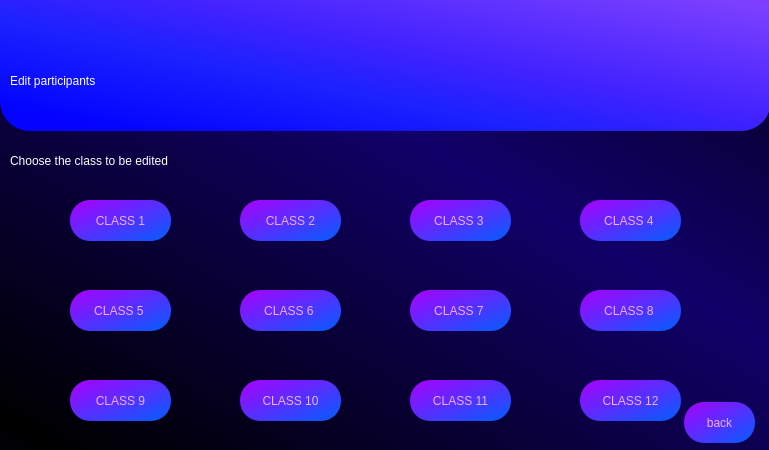
<?xml version="1.0" encoding="UTF-8"?>
<ui version="4.0">
 <class>Dialog</class>
 <widget class="QDialog" name="Dialog">
  <property name="geometry">
   <rect>
    <x>0</x>
    <y>0</y>
    <width>769</width>
    <height>450</height>
   </rect>
  </property>
  <property name="minimumSize">
   <size>
    <width>769</width>
    <height>450</height>
   </size>
  </property>
  <property name="maximumSize">
   <size>
    <width>769</width>
    <height>450</height>
   </size>
  </property>
  <property name="windowTitle">
   <string>Dialog</string>
  </property>
  <property name="styleSheet">
   <string notr="true">QDialog#Dialog{
background-color: qlineargradient(spread:reflect, x1:0.0454545, y1:0.966, x2:0.619, y2:0.386, stop:0 rgba(0, 0, 0, 255), stop:1 rgba(17, 0, 104, 255));
}</string>
  </property>
  <widget class="QLabel" name="label">
   <property name="geometry">
    <rect>
     <x>0</x>
     <y>-30</y>
     <width>771</width>
     <height>161</height>
    </rect>
   </property>
   <property name="styleSheet">
    <string notr="true">background-color: qlineargradient(spread:pad, x1:0.091, y1:0.931955, x2:1, y2:0, stop:0 rgba(3, 3, 255, 255), stop:0.289773 rgba(27, 33, 255, 255), stop:0.482955 rgba(65, 34, 255, 255), stop:0.869318 rgba(124, 64, 255, 255), stop:1 rgba(159, 25, 255, 255));
font: 240pt &quot;Terminal&quot;;
border-radius : 30px</string>
   </property>
   <property name="text">
    <string/>
   </property>
  </widget>
  <widget class="QLabel" name="label_2">
   <property name="geometry">
    <rect>
     <x>10</x>
     <y>40</y>
     <width>641</width>
     <height>81</height>
    </rect>
   </property>
   <property name="styleSheet">
    <string notr="true">font: 75 58pt &quot;Arial&quot;;
color: rgb(255, 255, 255);</string>
   </property>
   <property name="text">
    <string>Edit participants</string>
   </property>
  </widget>
  <widget class="QLabel" name="label_3">
   <property name="geometry">
    <rect>
     <x>10</x>
     <y>140</y>
     <width>601</width>
     <height>41</height>
    </rect>
   </property>
   <property name="styleSheet">
    <string notr="true">font: 75 20pt &quot;Arial&quot;;
color: rgb(255, 255, 255);</string>
   </property>
   <property name="text">
    <string>Choose the class to be edited </string>
   </property>
  </widget>
  <widget class="QPushButton" name="editpart_class_1">
   <property name="geometry">
    <rect>
     <x>70</x>
     <y>200</y>
     <width>101</width>
     <height>41</height>
    </rect>
   </property>
   <property name="styleSheet">
    <string notr="true"> QPushButton{


 color: rgb(246, 172, 255);
 font: 13pt &quot;Aria bold&quot;; 
 background-color: qlineargradient(spread:pad, x1:0.994, y1:1, x2:0, y2:0,     stop:0.0227273 rgba(5, 92, 255, 255), stop:1 rgba(170, 0, 255, 255));
 border-color: rgb(170, 0, 255);
 border-radius : 20px;



}

QPushButton:hover{
 background-color: rgb(170, 85, 255);


}</string>
   </property>
   <property name="text">
    <string>CLASS 1</string>
   </property>
  </widget>
  <widget class="QPushButton" name="editpart_class_6">
   <property name="geometry">
    <rect>
     <x>240</x>
     <y>290</y>
     <width>101</width>
     <height>41</height>
    </rect>
   </property>
   <property name="styleSheet">
    <string notr="true"> QPushButton{


 color: rgb(246, 172, 255);
 font: 13pt &quot;Aria bold&quot;; 
 background-color: qlineargradient(spread:pad, x1:0.994, y1:1, x2:0, y2:0,     stop:0.0227273 rgba(5, 92, 255, 255), stop:1 rgba(170, 0, 255, 255));
 border-color: rgb(170, 0, 255);
 border-radius : 20px;



}

QPushButton:hover{
 background-color: rgb(170, 85, 255);


}</string>
   </property>
   <property name="text">
    <string>CLASS 6 </string>
   </property>
  </widget>
  <widget class="QPushButton" name="editpart_class_4">
   <property name="geometry">
    <rect>
     <x>580</x>
     <y>200</y>
     <width>101</width>
     <height>41</height>
    </rect>
   </property>
   <property name="styleSheet">
    <string notr="true"> QPushButton{


 color: rgb(246, 172, 255);
 font: 13pt &quot;Aria bold&quot;; 
 background-color: qlineargradient(spread:pad, x1:0.994, y1:1, x2:0, y2:0,     stop:0.0227273 rgba(5, 92, 255, 255), stop:1 rgba(170, 0, 255, 255));
 border-color: rgb(170, 0, 255);
 border-radius : 20px;



}

QPushButton:hover{
 background-color: rgb(170, 85, 255);


}</string>
   </property>
   <property name="text">
    <string>CLASS 4 </string>
   </property>
  </widget>
  <widget class="QPushButton" name="editpart_class_3">
   <property name="geometry">
    <rect>
     <x>410</x>
     <y>200</y>
     <width>101</width>
     <height>41</height>
    </rect>
   </property>
   <property name="styleSheet">
    <string notr="true"> QPushButton{


 color: rgb(246, 172, 255);
 font: 13pt &quot;Aria bold&quot;; 
 background-color: qlineargradient(spread:pad, x1:0.994, y1:1, x2:0, y2:0,     stop:0.0227273 rgba(5, 92, 255, 255), stop:1 rgba(170, 0, 255, 255));
 border-color: rgb(170, 0, 255);
 border-radius : 20px;



}

QPushButton:hover{
 background-color: rgb(170, 85, 255);


}</string>
   </property>
   <property name="text">
    <string>CLASS 3 </string>
   </property>
  </widget>
  <widget class="QPushButton" name="editpart_class_2">
   <property name="geometry">
    <rect>
     <x>240</x>
     <y>200</y>
     <width>101</width>
     <height>41</height>
    </rect>
   </property>
   <property name="styleSheet">
    <string notr="true"> QPushButton{


 color: rgb(246, 172, 255);
 font: 13pt &quot;Aria bold&quot;; 
 background-color: qlineargradient(spread:pad, x1:0.994, y1:1, x2:0, y2:0,     stop:0.0227273 rgba(5, 92, 255, 255), stop:1 rgba(170, 0, 255, 255));
 border-color: rgb(170, 0, 255);
 border-radius : 20px;



}

QPushButton:hover{
 background-color: rgb(170, 85, 255);


}</string>
   </property>
   <property name="text">
    <string>CLASS 2</string>
   </property>
  </widget>
  <widget class="QPushButton" name="editpart_class_11">
   <property name="geometry">
    <rect>
     <x>410</x>
     <y>380</y>
     <width>101</width>
     <height>41</height>
    </rect>
   </property>
   <property name="styleSheet">
    <string notr="true"> QPushButton{


 color: rgb(246, 172, 255);
 font: 13pt &quot;Aria bold&quot;; 
 background-color: qlineargradient(spread:pad, x1:0.994, y1:1, x2:0, y2:0,     stop:0.0227273 rgba(5, 92, 255, 255), stop:1 rgba(170, 0, 255, 255));
 border-color: rgb(170, 0, 255);
 border-radius : 20px;



}

QPushButton:hover{
 background-color: rgb(170, 85, 255);


}</string>
   </property>
   <property name="text">
    <string>CLASS 11</string>
   </property>
  </widget>
  <widget class="QPushButton" name="editpart_class_7">
   <property name="geometry">
    <rect>
     <x>410</x>
     <y>290</y>
     <width>101</width>
     <height>41</height>
    </rect>
   </property>
   <property name="styleSheet">
    <string notr="true"> QPushButton{


 color: rgb(246, 172, 255);
 font: 13pt &quot;Aria bold&quot;; 
 background-color: qlineargradient(spread:pad, x1:0.994, y1:1, x2:0, y2:0,     stop:0.0227273 rgba(5, 92, 255, 255), stop:1 rgba(170, 0, 255, 255));
 border-color: rgb(170, 0, 255);
 border-radius : 20px;



}

QPushButton:hover{
 background-color: rgb(170, 85, 255);


}</string>
   </property>
   <property name="text">
    <string>CLASS 7 </string>
   </property>
  </widget>
  <widget class="QPushButton" name="editpart_class_9">
   <property name="geometry">
    <rect>
     <x>70</x>
     <y>380</y>
     <width>101</width>
     <height>41</height>
    </rect>
   </property>
   <property name="styleSheet">
    <string notr="true"> QPushButton{


 color: rgb(246, 172, 255);
 font: 13pt &quot;Aria bold&quot;; 
 background-color: qlineargradient(spread:pad, x1:0.994, y1:1, x2:0, y2:0,     stop:0.0227273 rgba(5, 92, 255, 255), stop:1 rgba(170, 0, 255, 255));
 border-color: rgb(170, 0, 255);
 border-radius : 20px;



}

QPushButton:hover{
 background-color: rgb(170, 85, 255);


}</string>
   </property>
   <property name="text">
    <string>CLASS 9</string>
   </property>
  </widget>
  <widget class="QPushButton" name="editpart_class_8">
   <property name="geometry">
    <rect>
     <x>580</x>
     <y>290</y>
     <width>101</width>
     <height>41</height>
    </rect>
   </property>
   <property name="styleSheet">
    <string notr="true"> QPushButton{


 color: rgb(246, 172, 255);
 font: 13pt &quot;Aria bold&quot;; 
 background-color: qlineargradient(spread:pad, x1:0.994, y1:1, x2:0, y2:0,     stop:0.0227273 rgba(5, 92, 255, 255), stop:1 rgba(170, 0, 255, 255));
 border-color: rgb(170, 0, 255);
 border-radius : 20px;



}

QPushButton:hover{
 background-color: rgb(170, 85, 255);


}</string>
   </property>
   <property name="text">
    <string>CLASS 8 </string>
   </property>
  </widget>
  <widget class="QPushButton" name="editpart_class_5">
   <property name="geometry">
    <rect>
     <x>70</x>
     <y>290</y>
     <width>101</width>
     <height>41</height>
    </rect>
   </property>
   <property name="styleSheet">
    <string notr="true"> QPushButton{


 color: rgb(246, 172, 255);
 font: 13pt &quot;Aria bold&quot;; 
 background-color: qlineargradient(spread:pad, x1:0.994, y1:1, x2:0, y2:0,     stop:0.0227273 rgba(5, 92, 255, 255), stop:1 rgba(170, 0, 255, 255));
 border-color: rgb(170, 0, 255);
 border-radius : 20px;



}

QPushButton:hover{
 background-color: rgb(170, 85, 255);


}</string>
   </property>
   <property name="text">
    <string>CLASS 5 </string>
   </property>
  </widget>
  <widget class="QPushButton" name="editpart_class_12">
   <property name="geometry">
    <rect>
     <x>580</x>
     <y>380</y>
     <width>101</width>
     <height>41</height>
    </rect>
   </property>
   <property name="styleSheet">
    <string notr="true"> QPushButton{


 color: rgb(246, 172, 255);
 font: 13pt &quot;Aria bold&quot;; 
 background-color: qlineargradient(spread:pad, x1:0.994, y1:1, x2:0, y2:0,     stop:0.0227273 rgba(5, 92, 255, 255), stop:1 rgba(170, 0, 255, 255));
 border-color: rgb(170, 0, 255);
 border-radius : 20px;



}

QPushButton:hover{
 background-color: rgb(170, 85, 255);


}</string>
   </property>
   <property name="text">
    <string>CLASS 12</string>
   </property>
  </widget>
  <widget class="QPushButton" name="editpart_class_10">
   <property name="geometry">
    <rect>
     <x>240</x>
     <y>380</y>
     <width>101</width>
     <height>41</height>
    </rect>
   </property>
   <property name="styleSheet">
    <string notr="true"> QPushButton{


 color: rgb(246, 172, 255);
 font: 13pt &quot;Aria bold&quot;; 
 background-color: qlineargradient(spread:pad, x1:0.994, y1:1, x2:0, y2:0,     stop:0.0227273 rgba(5, 92, 255, 255), stop:1 rgba(170, 0, 255, 255));
 border-color: rgb(170, 0, 255);
 border-radius : 20px;



}

QPushButton:hover{
 background-color: rgb(170, 85, 255);


}</string>
   </property>
   <property name="text">
    <string>CLASS 10</string>
   </property>
  </widget>
  <widget class="QPushButton" name="back">
   <property name="geometry">
    <rect>
     <x>684</x>
     <y>402</y>
     <width>71</width>
     <height>41</height>
    </rect>
   </property>
   <property name="styleSheet">
    <string notr="true"> QPushButton{


 color: rgb(246, 172, 255);
 font: 13pt &quot;Aria bold&quot;; 
 background-color: qlineargradient(spread:pad, x1:0.994, y1:1, x2:0, y2:0,     stop:0.0227273 rgba(5, 92, 255, 255), stop:1 rgba(170, 0, 255, 255));
 border-color: rgb(170, 0, 255);
 border-radius : 20px;



}

QPushButton:hover{
 background-color: rgb(170, 85, 255);


}</string>
   </property>
   <property name="text">
    <string>back</string>
   </property>
  </widget>
 </widget>
 <resources/>
 <connections/>
</ui>
